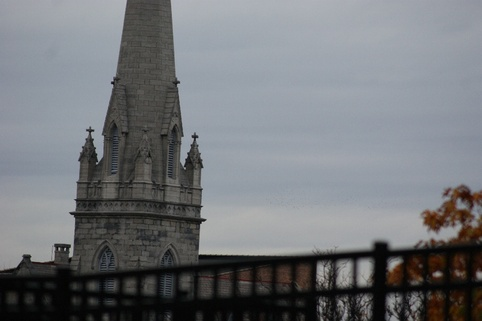
#> input picture src/examples/church/1.jpg, 482 x 321 px, shrunk from 918 x 611 before the run; its folder holds 3 pictures in this run
$ python main.py examples/church
#> lines starting #> are read from the running program, lines starting #| are printed output that depends on the picture
import numpy as np
import cv2
import sys, os
from matplotlib import pyplot as plt

### GLOBAL VARIABLES ###
MIN_MATCH_COUNT        = 10 # Minimum number of keypoint pairs required for image matching
RATIO_TEST			   = 0.8
REPROJECTION_THRESHOLD = 4.0
H_F_RATIO              = 0.5


# Given a directory name and an extension of files to search for,
# the function will return a sorted list of files in the folder.
def get_image_paths_from_folder(dir_name, extension):
	# Store current working directory, then change to desired directory
	cwd = os.getcwd()
	os.chdir(dir_name)

	# Get the image paths in the folder with the requested extension
	img_list = os.listdir('./')
	img_list = [dir_name + "/" + name for name in img_list if extension in name.lower() ]
	img_list.sort()

	# Restore the working directory
	os.chdir(cwd)

	return img_list


# Given a list of image paths, return a list of the image data
def read_images(path_list):
	images = []
	for path in path_list:
		image = cv2.imread(path)
#> image is the input picture: shape (321, 482, 3); mean B, G, R 121.2, 117.4, 114.4
		images.append(image)

	return images


# Given an image, return the sift keypoints and descriptors
def get_sift_keypoints(image):
	# Convert image to grayscale
	image_gray = cv2.cvtColor(image, cv2.COLOR_BGR2GRAY)

	# Initiate SIFT detector
	sift = cv2.xfeatures2d.SIFT_create()

	# find the keypoints and descriptors with SIFT
	keypoints, descriptors = sift.detectAndCompute(image_gray, None)

	return keypoints, descriptors


# given two image heights and widths, and a homography matrix to transform one onto another,
# determine the size of the resulting merge and the offsets which will be applied to the anchor
# such that the anchor is placed in the correct position in the new coordinate system
def get_merge_size(h1, w1, h2, w2, homography):
	# Use perspectiveTransform for calculating size: https://www.pyimagesearch.com/2014/08/25/4-point-opencv-getperspective-transform-example/
	points = np.array([[[0,0], [0, h2], [w2, 0], [w2,h2]]]).astype(np.float32)
	top_left, bottom_left, top_right, bottom_right = cv2.perspectiveTransform(points, homography)[0]

	# Get resulting corners
	result_left = int(min(top_left[0], bottom_left[0], 0))
	result_right = int(max(top_right[0], bottom_right[0], w1))
	result_top = int(min(top_left[1], top_right[1], 0))
	result_bottom = int(max(bottom_left[1], bottom_right[1], h1))

	# Determine new size
	rows = result_bottom - result_top
	columns = result_right - result_left
	size = (rows, columns, 4) # 4 for alpha layer

	#print("LEFT: {}\nRIGHT: {}\nTOP: {}\nBOTTOM: {}\n".format(result_left, result_right, result_top, result_bottom))

	# Determine the offset for the anchor image
	# When the anchor is placed on the mosaic, it will be offset by these columns/rows
	row_offset = int(-1* min(top_left[1], top_right[1], 0))
	col_offset = int(-1* min(top_left[0], bottom_left[0], 0))
	offset = (col_offset, row_offset)

	return (size, offset)


# Given a list of images, return a list of SIFT keypoints
def get_all_keypoints(image_list):
	keypoints = []
	for image in image_list:
		keypoints.append(get_sift_keypoints(image))
	return keypoints

# Given two image feature descriptors, find keypoint matches (using FLANN)
def get_keypoint_matches(des1, des2):
	# https://docs.opencv.org/3.0-beta/doc/py_tutorials/py_feature2d/py_matcher/py_matcher.html
	index_params = dict(algorithm = 0, trees = 5)
	search_params = dict(checks=50)
	flann = cv2.FlannBasedMatcher(index_params,search_params)
	return flann.knnMatch(des1,des2,k=2)


# Filter matches based on the ratio test
# https://docs.opencv.org/trunk/dc/dc3/tutorial_py_matcher.html
# Return filtered matches along with the lists of the points for each keypoint pair
def filter_matches_ratio_test(kp1, kp2, all_matches):
	matches = []
	pts1 = []
	pts2 = []
	for m,n in all_matches:
		if m.distance < (RATIO_TEST * n.distance):
			matches.append(m)
			pts1.append(kp1[m.queryIdx].pt)
			pts2.append(kp2[m.trainIdx].pt)
	return matches, pts1, pts2


# Filter matches based on fundamental matrix estimation
def filter_via_fundamental_matrix(matches, pts1, pts2):
	# Find the Fundamental Matrix using inlier points
	# http://opencv-python-tutroals.readthedocs.io/en/latest/py_tutorials/py_calib3d/py_epipolar_geometry/py_epipolar_geometry.html
	pts1 = np.int32(pts1)
	pts2 = np.int32(pts2)
	F, fmask = cv2.findFundamentalMat(pts1,pts2,cv2.FM_RANSAC)

	#print("Fundamental Matrix:\n", F)

	# We select only inlier points that survived the fundamental matrix estimation (identified via the mask)
	pts1 = pts1[fmask.ravel()==1]
	pts2 = pts2[fmask.ravel()==1]
	matches = list(np.asarray(matches)[fmask.ravel() == 1])

	return matches, pts1, pts2


# Filter matches based on homography matrix estimation
def filter_via_homography_matrix(matches, pts1, pts2):
	(H, hmask) = cv2.findHomography(pts1, pts2, cv2.RANSAC, REPROJECTION_THRESHOLD)

	#print("Homography Matrix:\n", H)

	# We select only inlier points that survived the homography matrix estimation
	pts1 = pts1[hmask.ravel()==1]
	pts2 = pts2[hmask.ravel()==1]
	matches = list(np.asarray(matches)[hmask.ravel() == 1])

	return matches, pts1, pts2, H

# Given two sets of keypoints/descripters, return the filtered matches, points, H matrix,
# and ratio of points survived from F to H
def get_filtered_matches(kp1, kp2, des1, des2):
	# Get all matches
	all_matches = get_keypoint_matches(des1,des2)

	# Filter matches based on the ratio test
	matches, pts1, pts2 = filter_matches_ratio_test(kp1, kp2, all_matches)

	# Filter matches based on the Fundamental Matrix
	matches, pts1, pts2 = filter_via_fundamental_matrix(matches, pts1, pts2)
	F_count = len(matches)

	# Filter matches based on Homography Matrix
	matches, pts1, pts2, H = filter_via_homography_matrix(matches, pts2, pts1)
	H_count = len(matches)

	# Determine how good the match is based on the ratio of matches kept from each filtering step (fundamental to homography)
	ratio = H_count / F_count

	return matches, pts1, pts2, H, ratio


# Given two images, return the homography matrix
def get_homography(img1,img2):
	keypoints = get_all_keypoints([img1, img2])
	kp1, des1 = keypoints[0]
	kp2, des2 = keypoints[1]
	return get_filtered_matches(kp1, kp2, des1, des2)[3]

# Given two images and their corresponding keypoints and descriptors, display them side-by-side and draw the matches
def display_matching_keypoints(img1, img2, kp1, kp2, des1, des2):
	# Get all matches
	all_matches = get_keypoint_matches(des1,des2)

	# Filter matches based on the ratio test
	matches, pts1, pts2 = filter_matches_ratio_test(kp1, kp2, all_matches)

	# Displaying matching keypoints
	# http://opencv-python-tutroals.readthedocs.io/en/latest/py_tutorials/py_calib3d/py_epipolar_geometry/py_epipolar_geometry.html
	plt.imshow(cv2.drawMatchesKnn(img1,kp1,img2,kp2,[[m] for m in matches],flags=2, outImg = None)[...,::-1])
	plt.show()

	# Displaying matching keypoints after eliminating points via the fundamental matrix estimation
	matches, pts1, pts2 = filter_via_fundamental_matrix(matches, pts1, pts2)

	# Filter matches based on Homography Matrix
	matches, pts1, pts2, H = filter_via_homography_matrix(matches, pts2, pts1)

	plt.imshow(cv2.drawMatchesKnn(img1,kp1,img2,kp2,[[m] for m in matches],flags=2, outImg = None)[...,::-1])
	plt.show()


# Given a list of images and their corresponding keypoints, find the best anchor image and it's pairs of matching images
def find_anchor_image(images, keypoints):

	# Select each image as a potential anchor
	# Go through all other images, see if there exists two other images which pass the test
	anchor_candidates_3 = [] # candidates with 2 other images
	anchor_candidates_2 = [] # candidates with 1 other image
	for i in range(len(images)):
		# extract keypoints and descriptors for image i
		kp_i, des_i = keypoints[i]
		good_matches = []
		for j in range(len(keypoints)):
			if i == j:
				continue

			# extract keypoints and descriptors for image j
			kp_j, des_j = keypoints[j]

			# get matches, points, homography, and match quality ratio (number of points matches survived from the H mask)
			matches, pts1, pts2, H, ratio = get_filtered_matches(kp_i, kp_j, des_i, des_j)
			print("image {} and {} ratio: {:.3f}  matches: {} VALID_MATCH: {}".format(i,j, ratio, len(matches), ratio > H_F_RATIO))

			# If the match is high enough quality (good percentage survived from Homography estimation) and it passes the minimum match threshold, it is good
			if ratio >= H_F_RATIO and len(matches) >= MIN_MATCH_COUNT:
				good_matches.append((len(matches), H, j))

			# If we have enough good matches for the anchor candidate, then store the results and move onto the next candidate image
			if len(good_matches) == 2:
				anchor_candidates_2.pop(-1)
				# candidate score determined by total number of matches
				score = good_matches[0][0] + good_matches[1][0]
				anchor_candidates_3.append((score, i, good_matches))
				print("Anchor candidate found (3 images):", i)
				break

			elif len(good_matches) == 1:
				# candidate score determined by total number of matches
				score = good_matches[0][0]
				anchor_candidates_2.append((score, i, good_matches))
				print("Anchor candidate found (2 images):", i)

		print()


	anchor_candidates_3.sort(reverse = True)
	anchor_candidates_2.sort(reverse = True)
	if len(anchor_candidates_3) > 0:

		# image indices
		anchor_ind = anchor_candidates_3[0][1]
		good_matches = anchor_candidates_3[0][2]
		img_1_ind = good_matches[0][2]
		img_2_ind = good_matches[1][2]

		# indices array to recover filenames
		indices = [anchor_ind, img_1_ind, img_2_ind]

		# Locate image data for these indices
		anchor_image = images[anchor_ind]
		other_images = []
		other_images.append(images[img_1_ind])
		other_images.append(images[img_2_ind])

		# Extract out the homography matrices for these matches
		H_matrices = [good_matches[0][1], good_matches[1][1]]


		print("Best Anchor: image index {}".format(anchor_ind))

		# Display matches for this anchor:
		kp1, des1 = keypoints[anchor_ind]
		kp2, des2 = keypoints[img_1_ind]
		kp3, des3 = keypoints[img_2_ind]
		display_matching_keypoints(anchor_image, images[img_1_ind], kp1, kp2, des1, des2)
		display_matching_keypoints(anchor_image, images[img_2_ind], kp1, kp3, des1, des3)

	elif len(anchor_candidates_2) > 0:

		# image indices
		anchor_ind = anchor_candidates_2[0][1]
		good_matches = anchor_candidates_2[0][2]
		img_1_ind = good_matches[0][2]

		# indices array to recover filenames
		indices = [anchor_ind, img_1_ind]

		# Locate image data for these indices
		anchor_image = images[anchor_ind]
		other_images = [images[img_1_ind]]

		# Extract out the homography matrices for these matches
		H_matrices = [good_matches[0][1]]

		print("Best Anchor: image index {}".format(anchor_ind))

		# Display matches for this anchor:
		kp1, des1 = keypoints[anchor_ind]
		kp2, des2 = keypoints[img_1_ind]
		display_matching_keypoints(anchor_image, images[img_1_ind], kp1, kp2, des1, des2)

	else:
		print("No panorama candidates found. Are you sure it is from the same scene?")
		sys.exit()

	return anchor_image, other_images, H_matrices, indices


# Given two images and the corresponding homography matrix, merge them and return the resulting panorama
# Note: Return image has an alpha layer
def merge_2(base_color, img2_color, H):
	# Convert images to BGRA
	base = cv2.cvtColor(base_color, cv2.COLOR_BGR2BGRA)
	img2 = cv2.cvtColor(img2_color, cv2.COLOR_BGR2BGRA)

	# Determine translation, panorama size, and the offsets for the base image
	h1, w1 = base.shape[:2]
	h2, w2 = img2.shape[:2]
	size, offset = get_merge_size(h1, w1, h2, w2, H)

	(ox, oy) = offset
	translation = np.matrix([[1.0, 0.0, ox],[0, 1.0, oy],[0.0, 0.0, 1.0]])
	H = translation * H

	# Determine the overlap
	# For the base image, alpha layer must be factored in
	filter_transparent_ind = np.where(base[:,:,3] == 0)
	base_mask = np.ones_like(base)
	base_mask[filter_transparent_ind] = [0,0,0,0]
	img2_mask = np.ones_like(img2)
	resultmask = np.zeros(size, np.uint8)

	# Create dummy panorama using masks to determine overlap
	cv2.warpPerspective(img2_mask, H, (size[1], size[0]), resultmask, borderMode=cv2.BORDER_TRANSPARENT)
	resultmask[oy:h1+oy, ox:ox+w1] = resultmask[oy:h1+oy, ox:ox+w1] + base_mask
	overlap_ind = np.where((resultmask == [2,2,2,2]).all(axis = 2))

	# Create true panorama now that overlap has been determined
	# Apply warped image onto the resulting panorama
	result = np.zeros_like(resultmask)
	cv2.warpPerspective(img2, H, (size[1], size[0]), result, borderMode=cv2.BORDER_TRANSPARENT)

	# Add in the base image (converted type from uint8 to float so overflow didn't occur)
	result = result.astype(np.float32)
	result[oy:h1+oy, ox:ox+w1] = base + result[oy:h1+oy, ox:ox+w1]

	# Overlap indices need to have all color channels divided by 2 (average of the two images)
	result[overlap_ind] = result[overlap_ind] / 2
	result = result.astype(np.uint8)

	return result


# Given an anchor and list of linked images to said anchor
# merge them and return the resulting panorama
def merge_all(anchor_image, other_images, H_matrices, image_names, extension):
	result = merge_2(anchor_image, other_images[0], H_matrices[0])

	output_names = sorted(image_names[0:2])
	cv2.imwrite("_".join(output_names) + "." + extension, result[:, :, :3])


	if len(other_images) == 2:
		result = merge_2(result, other_images[1], get_homography(result[:, :, :3], other_images[1]))
		cv2.imwrite("_".join(sorted(image_names)) + ".jpg", result[:, :, :3])

	# remove alpha layer and correct the order of color channels
	result = result[:, :, :3][...,::-1]
	plt.imshow(result)
	plt.show()


if __name__ == "__main__":

	# Check if all proper input arguments exist
	if len(sys.argv) != 2:
		print("Improper number of input arguments")
		print("USAGE: main.py <image directory>")
		sys.exit()


	# Get images from the input directory
	directory = sys.argv[1]
	image_path_list = get_image_paths_from_folder(directory, ".jpg")

	# Read in all images and find their corresponding keypoints
	images = read_images(image_path_list)
#> images = 3 items
	keypoints = get_all_keypoints(images)
#> the loop in get_all_keypoints, `for image in image_list:` made 3 passes
#> pass 2, in get_sift_keypoints (call 2), `image_gray = cv2.cvtColor(image, cv2.COLOR_BGR2GRAY)`:
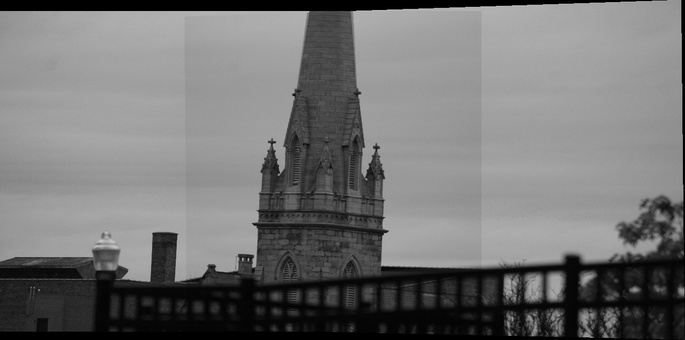
#> image_gray: shape (340, 685); min 0, max 199, mean 114.6
#> pass 3, in get_sift_keypoints (call 3), `image_gray = cv2.cvtColor(image, cv2.COLOR_BGR2GRAY)`:
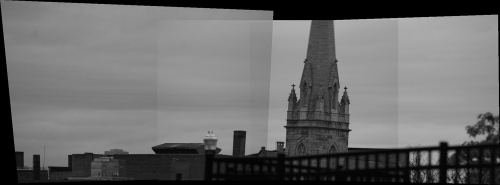
#> image_gray: shape (369, 1000) (shown at 1/2 size); min 0, max 196, mean 106.3
#> keypoints = 3 items

	# Determine an anchor image and its partners (if any)
	anchor_image, other_images, H_matrices, indices = find_anchor_image(images, keypoints)
#> the loop in find_anchor_image, `for i in range(len(images)):` made 3 passes
#> (printed output is left out)
#> after the loop in find_anchor_image, `for i in range(len(images)):`: anchor_candidates_2 = []; anchor_candidates_3 = 3 items
#> in find_anchor_image, `anchor_ind = anchor_candidates_3[0][1]`: anchor_ind = 2
#> in find_anchor_image, `good_matches = anchor_candidates_3[0][2]`: good_matches = [(346, [[0.86, 0.004, 499.1], [-0.04, 0.97, 45.7], [-0.000172, -6.54e-06, 1]], 0), (442, [[1, 0.00101, 314.6], [0.000266, 0.999, 29.29], [4.14e-08, 1.02e-06, 1]], 1)]
#> in find_anchor_image, `img_1_ind = good_matches[0][2]`: img_1_ind = 0
#> in find_anchor_image, `img_2_ind = good_matches[1][2]`: img_2_ind = 1
#> in find_anchor_image, `indices = [anchor_ind, img_1_ind, img_2_ind]`: indices = [2, 0, 1]
#> in find_anchor_image, `H_matrices = [good_matches[0][1], good_matches[1][1]]`: H_matrices = [[[0.86, 0.004, 499.1], [-0.04, 0.97, 45.7], [-0.000172, -6.54e-06, 1]], [[1, 0.00101, 314.6], [0.000266, 0.999, 29.29], [4.14e-08, 1.02e-06, 1]]]
#| Best Anchor: image index 2
#> in find_anchor_image, `kp1, des1 = keypoints[anchor_ind]`: kp1 = 766 keypoints; strongest (x, y, size): (901, 307, 8.3), (701, 260, 2.1), (887, 295, 15.7), (691, 177, 3.6)
#> in find_anchor_image, `kp2, des2 = keypoints[img_1_ind]`: kp2 = 518 keypoints; strongest (x, y, size): (393, 264, 7.9), (204, 220, 2), (366, 269, 10.8), (195, 137, 3.5)
#> in find_anchor_image, `kp3, des3 = keypoints[img_2_ind]`: kp3 = 597 keypoints; strongest (x, y, size): (586, 278, 8.4), (556, 284, 12.3), (386, 231, 2.1), (572, 266, 15.4)
#> in display_matching_keypoints, `all_matches = get_keypoint_matches(des1,des2)`: all_matches = 766 matches
#> after the loop in filter_matches_ratio_test (call 7), `for m,n in all_matches:`: matches = 388 matches; pts1 = 388 pairs, first value 12.99 to 994.3, second value 26.12 to 362.6; pts2 = 388 pairs, first value 11.4 to 477.6, second value 13.81 to 314
#> in display_matching_keypoints, `matches, pts1, pts2 = filter_matches_ratio_test(kp1, kp2, all_matches)`: matches = 388 matches
#> in display_matching_keypoints, `plt.show()`:
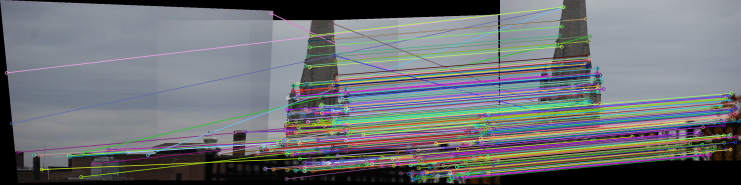
#> shown: shape (369, 1482, 3) (shown at 1/2 size); mean R, G, B 111.1, 114.2, 117.6
#> in filter_via_fundamental_matrix (call 7), `matches = list(np.asarray(matches)[fmask.ravel() == 1])`: matches = 349 matches
#> in display_matching_keypoints, `matches, pts1, pts2 = filter_via_fundamental_matrix(matches, pts1, pts2)`: pts1 = 349 pairs, first value 511 to 994, second value 77 to 359; pts2 = 349 pairs, first value 11 to 477, second value 37 to 313
#> in filter_via_homography_matrix (call 7), `matches = list(np.asarray(matches)[hmask.ravel() == 1])`: matches = 346 matches
#> in display_matching_keypoints, `matches, pts1, pts2, H = filter_via_homography_matrix(matches, pts2, p..`: pts1 = 346 pairs, first value 11 to 477, second value 37 to 313; pts2 = 346 pairs, first value 511 to 994, second value 77 to 359; H = [[0.86, 0.004, 499.1], [-0.04, 0.97, 45.7], [-0.000172, -6.54e-06, 1]]
#> in display_matching_keypoints, `plt.show()`:
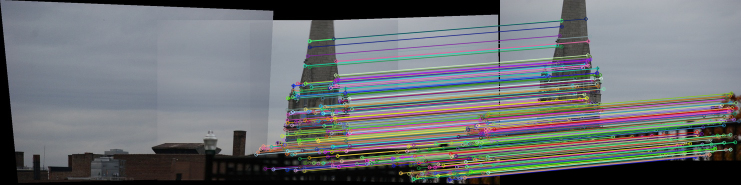
#> shown: shape (369, 1482, 3) (shown at 1/2 size); mean R, G, B 109.5, 112.7, 115.7
#> after the loop in filter_matches_ratio_test (call 8), `for m,n in all_matches:`: matches = 485 matches; pts1 = 485 pairs, first value 9.01 to 995.5, second value 26.12 to 365.5; pts2 = 485 pairs, first value 34.53 to 679.4, second value 4.03 to 336.6
#> in display_matching_keypoints (call 2), `matches, pts1, pts2 = filter_matches_ratio_test(kp1, kp2, all_matches)`: matches = 485 matches
#> in display_matching_keypoints (call 2), `plt.show()`:
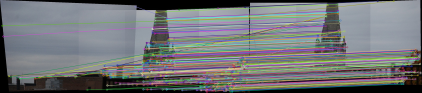
#> shown: shape (369, 1685, 3) (shown at 1/4 size); mean R, G, B 114.8, 117.3, 119.6
#> in filter_via_fundamental_matrix (call 8), `matches = list(np.asarray(matches)[fmask.ravel() == 1])`: matches = 446 matches
#> in display_matching_keypoints (call 2), `matches, pts1, pts2 = filter_via_fundamental_matrix(matches, pts1, pts2)`: pts1 = 446 pairs, first value 221 to 994, second value 32 to 365; pts2 = 446 pairs, first value 34 to 679, second value 16 to 336
#> in filter_via_homography_matrix (call 8), `matches = list(np.asarray(matches)[hmask.ravel() == 1])`: matches = 442 matches
#> in display_matching_keypoints (call 2), `matches, pts1, pts2, H = filter_via_homography_matrix(matches, pts2, p..`: pts1 = 442 pairs, first value 34 to 679, second value 16 to 336; pts2 = 442 pairs, first value 349 to 994, second value 46 to 365; H = [[1, 0.00101, 314.6], [0.000266, 0.999, 29.29], [4.14e-08, 1.02e-06, 1]]
#> in display_matching_keypoints (call 2), `plt.show()`:
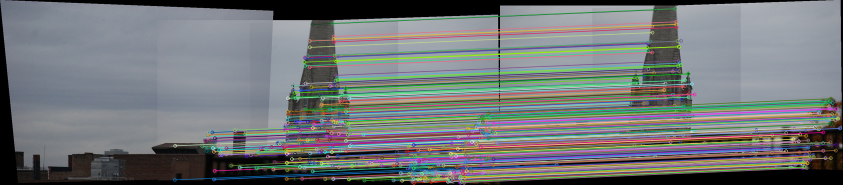
#> shown: shape (369, 1685, 3) (shown at 1/2 size); mean R, G, B 114, 118, 118.9
#> other_images = 2 items; indices = [2, 0, 1]

	# Determine output filename based on indices of panorama images
	image_names = []
	extensions = []
	for i in range(len(indices)):
		index = indices[i]
		path = image_path_list[index]
		filename = path.rsplit("/")[-1]
		base_name, extension = filename.rsplit(".")
		image_names.append(base_name)
		extensions.append(extension.lower())
#> this loop made 3 passes
#> (index, path, filename, base_name) on passes 1 to 3: (2, 'examples/church/1_2_3.jpg', '1_2_3.jpg', '1_2_3'), (0, 'examples/church/1.jpg', '1.jpg', '1'), (1, 'examples/church/1_2.jpg', '1_2.jpg', '1_2')
#> (the rest of the program and of its run is left out)
